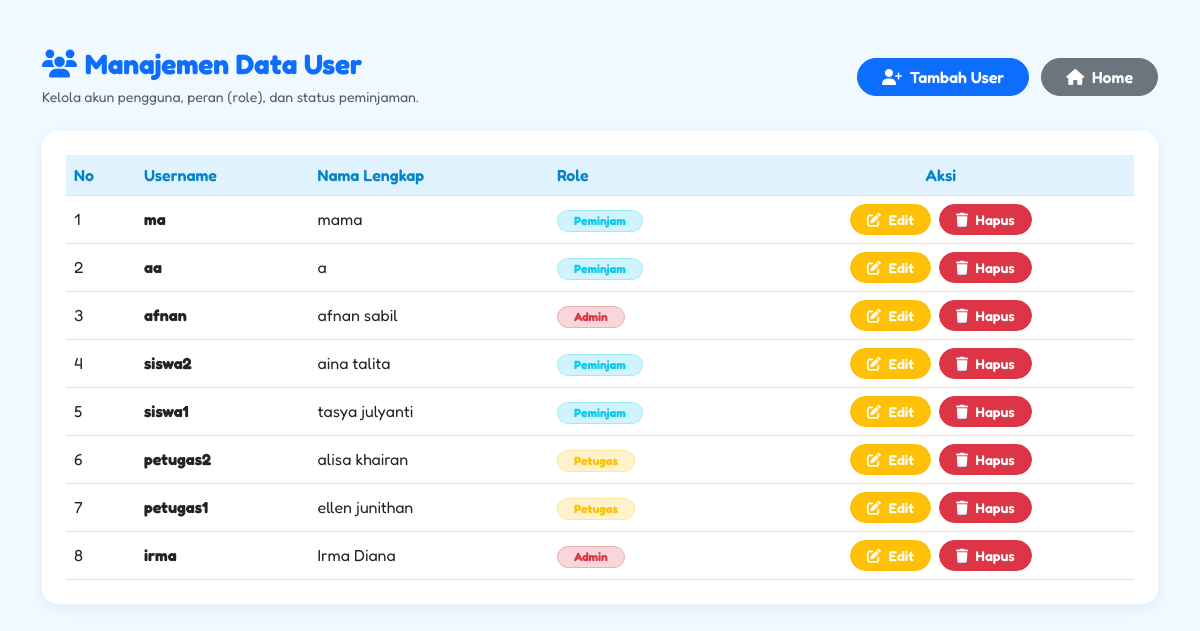
Page /users/tampil.php (signed in) on the committed database.
### tables this page shows
CREATE TABLE `users` (
  `id_user` int(11) NOT NULL,
  `username` varchar(50) NOT NULL,
  `password` varchar(255) NOT NULL,
  `nama_lengkap` varchar(100) NOT NULL,
  `role` enum('admin','petugas') NOT NULL
);

### users/tampil.php (the view, shortened to what this page needs)
<?php
include '../connection.php';
$query  = "SELECT * FROM users ORDER BY id_user DESC";
$result = mysqli_query($conn, $query);
?>
<!DOCTYPE html>
<html lang="id">
<head>
    <link href="https://cdn.jsdelivr.net/npm/bootstrap@5.3.0/dist/css/bootstrap.min.css" rel="stylesheet">
    <link rel="stylesheet" href="https://cdnjs.cloudflare.com/ajax/libs/font-awesome/6.4.0/css/all.min.css">
</head>
<body>
    <div class="container my-5">
        <div class="d-flex justify-content-between align-items-center mb-4">
            <div>
                <h3 class="fw-bold text-primary mb-1">
                    <i class="fa-solid fa-users me-2"></i>Manajemen Data User
                </h3>
                <p class="text-muted small mb-0">Kelola akun pengguna, peran (role), dan status peminjaman.</p>
            </div>
            <div>
                <a href="tambah.php" class="btn btn-primary rounded-pill px-4 fw-semibold me-2">
                    <i class="fa-solid fa-user-plus me-1"></i> Tambah User
                </a>
                <a href="../home.php" class="btn btn-secondary rounded-pill px-4 fw-semibold">
                    <i class="fa-solid fa-house me-1"></i> Home
                </a>
            </div>
        </div>
        <div class="card card-custom p-4">
            <div class="table-responsive">
                <table class="table table-hover align-middle mb-0 table-custom">
                    <thead>
                        <tr>
                            <th>No</th>
                            <th>Username</th>
                            <th>Nama Lengkap</th>
                            <th>Role</th>
                            <th class="text-center">Aksi</th>
                        </tr>
                    </thead>
                    <tbody>
                        <?php
                        $no = 1;
                        if ($result && mysqli_num_rows($result) > 0):
                            while ($user = mysqli_fetch_assoc($result)):
                                $role = strtolower($user['role'] ?? 'peminjam');
                        ?>
                            <tr>
                                <td><?= $no++; ?></td>
                                <td class="fw-bold"><?= htmlspecialchars($user['username'] ?? '-'); ?></td>
                                <td><?= htmlspecialchars($user['nama_lengkap'] ?? $user['nama'] ?? '-'); ?></td>
                                <td>
                                    <?php if ($role == 'admin'): ?>
                                        <span class="badge bg-danger-subtle text-danger border border-danger-subtle px-3 py-1 rounded-pill">Admin</span>
                                    <?php elseif ($role == 'petugas'): ?>
                                        <span class="badge bg-warning-subtle text-warning border border-warning-subtle px-3 py-1 rounded-pill">Petugas</span>
                                    <?php else: ?>
                                        <span class="badge bg-info-subtle text-info border border-info-subtle px-3 py-1 rounded-pill">Peminjam</span>
                                    <?php endif; ?>
                                </td>
                                <td class="text-center">
                                    <a href="edit.php?id=<?= $user['id_user']; ?>" class="btn btn-warning btn-sm rounded-pill px-3 fw-semibold text-white me-1">
                                        <i class="fa-solid fa-pen-to-square me-1"></i> Edit
                                    </a>
                                    <a href="hapus.php?id=<?= $user['id_user']; ?>" class="btn btn-danger btn-sm rounded-pill px-3 fw-semibold">
                                        <i class="fa-solid fa-trash me-1"></i> Hapus
                                    </a>
                                </td>
                            </tr>
                        <?php
                            endwhile;
                        else:
                        ?>
                            <tr>
                                <td colspan="5" class="text-center py-4 text-muted">Belum ada data user.</td>
                            </tr>
                        <?php endif; ?>
                    </tbody>
                </table>
            </div>
        </div>
    </div>
</body>
</html>

### users/tampil.php (style rules this page uses)
body { font-family: 'Fredoka', sans-serif; background-color: #f0f9ff; color: #334155; }
.card-custom { border: none; border-radius: 16px; box-shadow: 0 4px 15px rgba(0, 0, 0, 0.05); background: #ffffff; }
.table-custom th { background-color: #e0f2fe; color: #0284c7; font-weight: 600; }

### rows in the picture
users: username "ma", nama_lengkap "mama", role "Peminjam"
users: username "aa", nama_lengkap "a", role "Peminjam"
users: username "afnan", nama_lengkap "afnan sabil", role "Admin"
users: username "siswa2", nama_lengkap "aina talita", role "Peminjam"
users: username "siswa1", nama_lengkap "tasya julyanti", role "Peminjam"
users: username "petugas2", nama_lengkap "alisa khairan", role "Petugas"
users: username "petugas1", nama_lengkap "ellen junithan", role "Petugas"
users: username "irma", nama_lengkap "Irma Diana", role "Admin"
